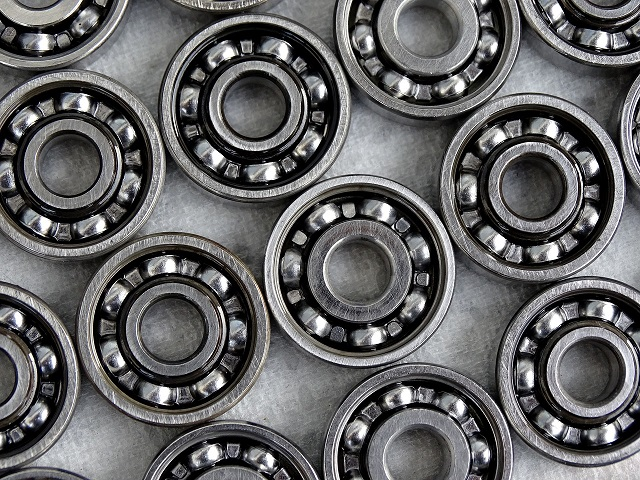
#> input picture Color Quantization and Circle Detection/ball-bearings-1958085_1280.jpg, 640 x 480 px
$ python CountShapes_ID.py
#> lines starting #> are read from the running program, lines starting #| are printed output that depends on the picture
import numpy as np
from math import sqrt, pi, cos, sin
import matplotlib.pyplot as plt
from collections import defaultdict
from skimage.io import imread
import matplotlib
from skimage import feature
from skimage.color import *
from collections import defaultdict
from skimage.draw import circle_perimeter
import skimage

# reading the image
image = imread("ball-bearings-1958085_1280.jpg")
#> image is the input picture: shape (480, 640, 3); mean R, G, B 99.3, 99.1, 100


# defining the function to find circle in image
def CountShapes_ID(image):
    # gray conversion of image
    gray = rgb2gray(image)
    # detecting edges of the image
    edge_image = feature.canny(gray, sigma=2, low_threshold=0.1, high_threshold=0.5)
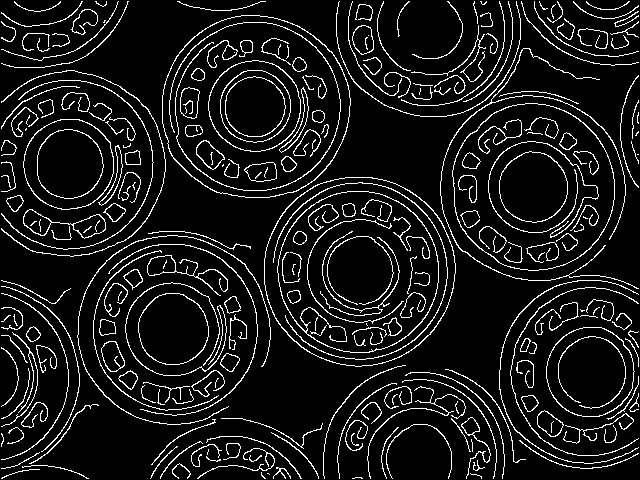
#> edge_image: shape (480, 640) bool; 9.4% white in thin lines or dots
    # minimum radius
    rmin = 10
    # maximum radius
    rmax = 60
    # steps to iterate over from 0 to 2pi
    theta = 100

    listOfCoordinates = []
    for radius in range(rmin, rmax + 1):
        for step in range(theta):
            equation = (radius, int(radius*cos(2*pi*step/theta)), int(radius*sin(2*pi*step/theta)))
            listOfCoordinates.append(equation)

    height, width = edge_image.shape
#> height = 480; width = 640

    centre = defaultdict(int)
    for x in range(height):
        for y in range(width):
            # skip for weak pixels
            if edge_image[x][y] != 0:
                for r, cost, sint in listOfCoordinates:
                    # getting centre of the circle
                    a = x - cost
                    b = y - sint
                    centre[(a, b, r)] += 1
    # setting threshold to match the circle
    threshold = 0.4
    possibleCircles = []

    for circle, count in centre.items():
        x, y, r = circle
        # determining the threshold
        if count / theta >= threshold:
            possibleCircles.append((x, y, r))

    M, N = edge_image.shape
    # empty image
    img = np.zeros((M, N), dtype=np.uint8)

    for x, y, r in possibleCircles:
        # creating the perimeter of circle
        rr, cc = skimage.draw.circle_perimeter(x, y, r, method='bresenham', shape=None)
        # setting value of coordinates to 1 with radius r
        img[rr, cc] = 1

    return img

#> (the run stopped early here; a loop or call above may not have finished)
